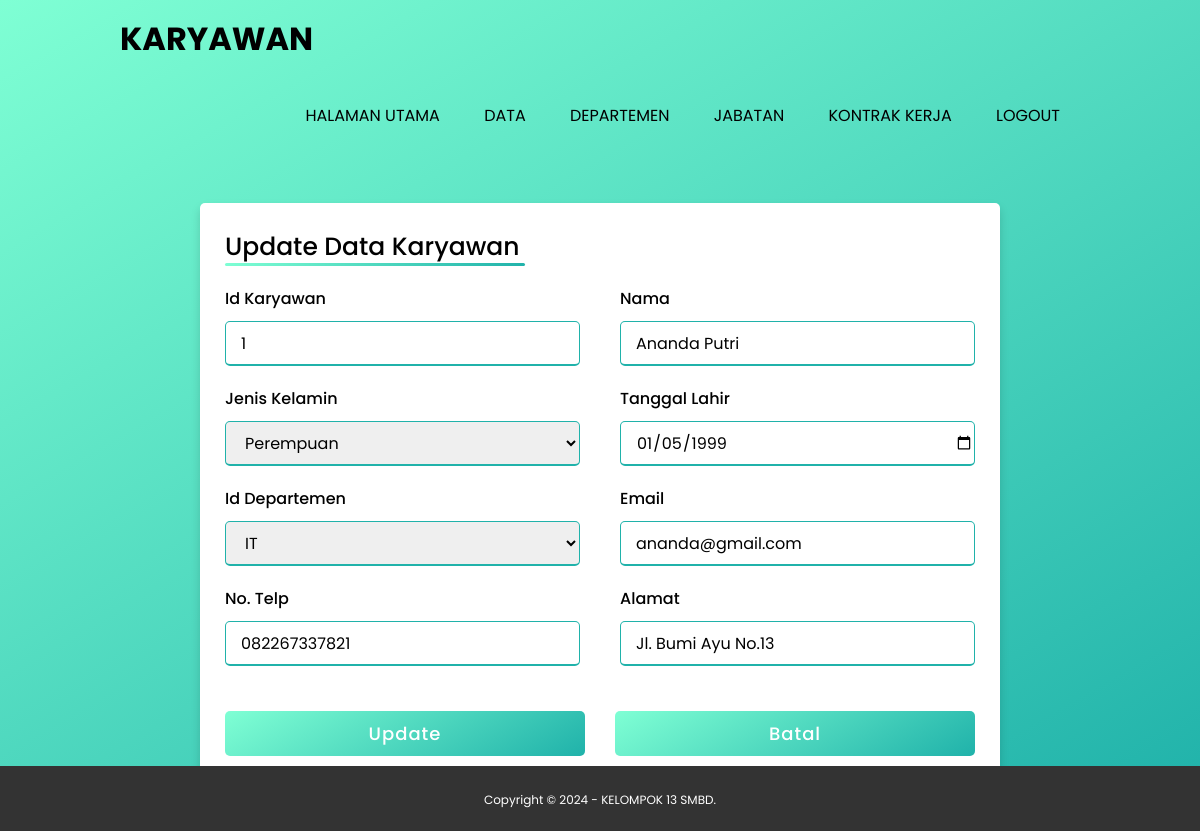
Screenshot of /form_update.php?id_karyawan=1 with the database file from the repository.
### tables this page shows
CREATE TABLE `karyawan` (
  `id_karyawan` int NOT NULL,
  `nama_lengkap` varchar(100) DEFAULT NULL,
  `jenis_kelamin` varchar(10) DEFAULT NULL,
  `tanggal_lahir` date DEFAULT NULL,
  `id_departemen` int DEFAULT NULL,
  `email` varchar(100) DEFAULT NULL,
  `nomor_telepon` varchar(20) DEFAULT NULL,
  `alamat` varchar(255) DEFAULT NULL,
  `id_jabatan` int DEFAULT NULL,
  PRIMARY KEY (`id_karyawan`),
  KEY `id_jabatan` (`id_jabatan`),
  KEY `id_departemen` (`id_departemen`),
  CONSTRAINT `karyawan_ibfk_1` FOREIGN KEY (`id_jabatan`) REFERENCES `jabatan` (`id_jabatan`),
  CONSTRAINT `karyawan_ibfk_2` FOREIGN KEY (`id_departemen`) REFERENCES `departemen` (`id_departemen`)
);

CREATE TABLE `departemen` (
  `id_departemen` int NOT NULL,
  `nama_departemen` varchar(255) DEFAULT NULL,
  PRIMARY KEY (`id_departemen`)
);

### form_update.php (the view, shortened to what this page needs)
<?php
  include_once("koneksi.php");
  $query_departemen = "SELECT * FROM departemen";
  $result_departemen = mysqli_query($koneksi, $query_departemen);
?>
<!DOCTYPE html>
<html lang="en" dir="ltr">
  <head>
   </head>
<body>
  <header>
  <div class="container">
        <h1><a href="index.html">KARYAWAN</a></h1>
        <ul>
          <li><a href="index.html">HALAMAN UTAMA</a></li>
          <li>
            <a href="javascript:void(0)">DATA</a>
          </li>
          <li><a href="departemen.php">DEPARTEMEN</a></li>
          <li><a href="jabatan.php">JABATAN</a></li>
          <li><a href="riwayatPekerjaan.php">KONTRAK KERJA</a></li>
          <li><a href="logout.php">LOGOUT</a></li>
        </ul>
    </div>
  </header>
  <div class="form">
  <div class="containera">
    <div class="title">Update Data Karyawan</div>
    <div class="content">
    <form action="updateAksi.php" name="Finput" method="POST">
    <div class="user-details">
        <?php
          if (isset($_GET['id_karyawan'])) {
            $id_karyawan = $_GET['id_karyawan'];
            $query = "SELECT * FROM karyawan WHERE id_karyawan = '$id_karyawan'";
            $result = mysqli_query($koneksi, $query);
          if (mysqli_num_rows($result) > 0) {
            $data = mysqli_fetch_assoc($result);
        ?>
     <div class="input-box">
        <span class="details">Id Karyawan</span>
        <input type="text" placeholder="Masukkan Id Karyawan" name="id_karyawan" value="<?php echo $data['id_karyawan']; ?>" required>
      </div>
      <div class="input-box">
        <span class="details">Nama</span>
        <input type="text" placeholder="Masukkan Nama Lengkap" name="nama_lengkap" value="<?php echo $data['nama_lengkap']; ?>" required>
      </div>
      <div class="input-box">
        <span class="details">Jenis Kelamin</span>
        <select name="jenis_kelamin" required>
          <option value="Perempuan" <?php echo ($data['jenis_kelamin'] == 'Perempuan') ? 'selected' : ''; ?>>Perempuan</option>
        </select>
      </div>
      <div class="input-box">
        <span class="details">Tanggal Lahir</span>
        <input type="date" placeholder="Masukkan Tanggal Lahir" name="tanggal_lahir" value="<?php echo $data['tanggal_lahir']; ?>" required>
      </div>
      <div class="input-box">
        <span class="details">Id Departemen</span>
        <select name="id_departemen" required>
          <?php
            while ($row_departemen = mysqli_fetch_assoc($result_departemen)) {
              echo "<option value='" . $row_departemen['id_departemen'] . "'";
            if ($row_departemen['id_departemen'] == $data['id_departemen']) {
              echo " selected";
            }
              echo ">" . $row_departemen['nama_departemen'] . "</option>";
            }
          ?>
        </select>
        </div>
        <div class="input-box">
          <span class="details">Email</span>
          <input type="email" placeholder="Masukkan Email" name="email" value="<?php echo $data['email']; ?>" required>
        </div>
        <div class="input-box">
          <span class="details">No. Telp</span>
          <input type="text" placeholder="Masukkan Nomor Telepon" name="nomor_telepon" value="<?php echo $data['nomor_telepon']; ?>" required>
        </div>
        <div class="input-box">
          <span class="details">Alamat</span>
          <input type="text" placeholder="Masukkan Alamat" name="alamat" value="<?php echo $data['alamat']; ?>" required>
        </div>
          <?php
            } else {
                echo "Data tidak ditemukan.";
            }
            } else {
                echo "ID Karyawan tidak ditemukan.";
            }
          ?>
        </div>
        <div class="button">
          <input type="submit" value="Update">
          <input type="reset" value="Batal" onclick="window.location.href='tampil.php'">
        </div>
      </form>
    </div>
  </div>
</div>
<footer>
      <div class="container">
        <small>Copyright &copy; 2024 - KELOMPOK 13 SMBD.</small>
      </div>
    </footer>
</body>
</html>

### form_update.php (style rules this page uses)
* { margin: 0; padding: 0; box-sizing: border-box; font-family: 'Poppins', sans-serif; }
body { height: 100vh; background: linear-gradient(150deg, #7FFFD4, #20B2AA); }
a { color: inherit; text-decoration: none; }
.container { width: 80%; margin: 0 auto; }
.container:after { content: ''; display: block; clear: both; }
header h1 { float: left; padding: 15px 0; color: #000000; }
header ul { float: right; list-style: none; }
header ul li { display: inline-block; position: relative; }
header ul li a { padding: 25px 20px; display: inline-block; }
.form { display: flex; justify-content: center; align-items: center; padding: 50px 0; }
.containera { width: 100%; max-width: 800px; padding: 25px; background-color: #fff; border-radius: 5px; box-shadow: 0 5px 10px rgba(0, 0, 0, 0.15); }
.containera .title { font-size: 25px; font-weight: 500; position: relative; }
.containera .title::before { content: ""; position: absolute; left: 0; bottom: 0; height: 3px; width: 300px; border-radius: 5px; background: linear-gradient(150deg, #7FFFD4, #20B2AA); }
.content form .user-details { display: flex; flex-wrap: wrap; justify-content: space-between; margin: 20px 0; }
form .user-details .input-box { margin-bottom: 20px; width: calc(50% - 20px); }
form .input-box span.details { display: block; font-weight: 500; margin-bottom: 10px; }
.user-details .input-box input, select { height: 45px; width: 100%; outline: none; font-size: 16px; border-radius: 5px; padding-left: 15px; border: 1px solid #ccc; border-bottom-width: 2px; transition: all 0.3s ease; }
.user-details .input-box input, select:focus, .user-details .input-box input, select:valid { border-color: #20B2AA; }
form .button { margin-top: 25px; display: flex; justify-content: space-between; }
form .button input, .button a { height: 45px; width: 48%; border-radius: 5px; border: none; color: #fff; font-size: 18px; font-weight: 500; letter-spacing: 1px; cursor: pointer; text-align: center; line-height: 45px; transition: all 0.3s ease; background: linear-gradient(150deg, #7FFFD4, #20B2AA); }
footer { background-color: #333; color: #fff; text-align: center; padding: 20px 0; position: fixed; width: 100%; bottom: 0; left: 0; right: 0; z-index: 1000; }
footer small { font-size: 12px; }

### rows the page displays
karyawan: id_karyawan "1", nama_lengkap "Ananda Putri", jenis_kelamin "Perempuan", tanggal_lahir "01/05/1999", id_departemen "IT", email "ananda@gmail.com", nomor_telepon "082267337821", alamat "Jl. Bumi Ayu No.13"
